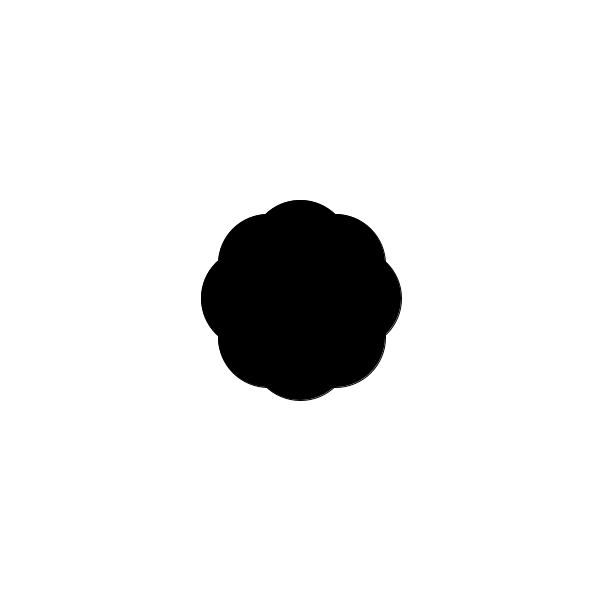
Frame 1 (no input)
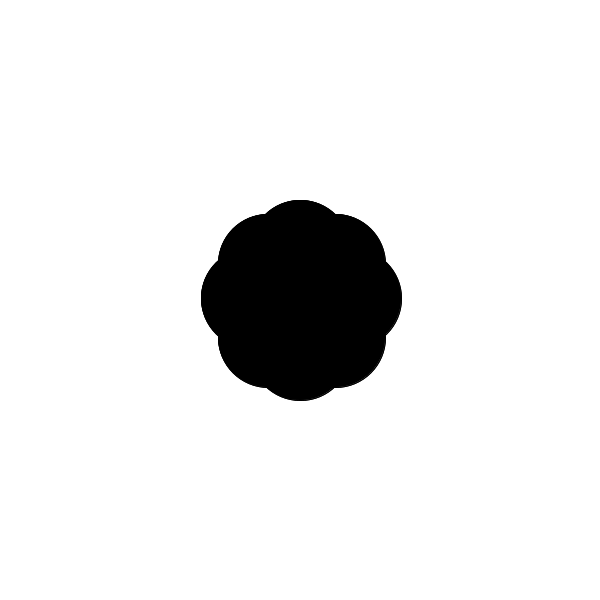
Frame 2 (the mouse pressed at the canvas centre, redrawn once)

The Processing sketch that drew these frames (run headless with seeded random() and noise(); the mouse was pressed at the canvas centre and the sketch redrawn once):

// Processing sketch: processing_85541
// ── processing_85541.pde

  void setup () 
{
  size(600,600);
  //Fond blanc
  background(255); 
  smooth();
}

void draw()
{
  //Je créer une ellipse non remplie. (ellipse en haut)
  fill(0);
  ellipse(300,250,100,100);
  //Je créer trois autres ellipses de la même taille. DUPLICATION/JUXTAPOSITION
  //(Ellipse en bas) 
  ellipse(300,350,100,100);
  //Ellipse à gauche) 
  ellipse(251,298,100,100);
  //(Ellipse à droite)
  ellipse(351,298,100,100);
  
  //Nouvelle série de quatre ellipses de la même taille. JUXTAPOSITION
  //Ellipse en haut à droite
  ellipse(335,264,100,100);
  //Ellipse en haut à gauche
  ellipse(268,264,100,100);
  //Ellipse en bas à gauche
  ellipse(268,337,100,100);
  //Ellipse en bas à droite
  ellipse(335,337,100,100);
  
  noLoop();
}
